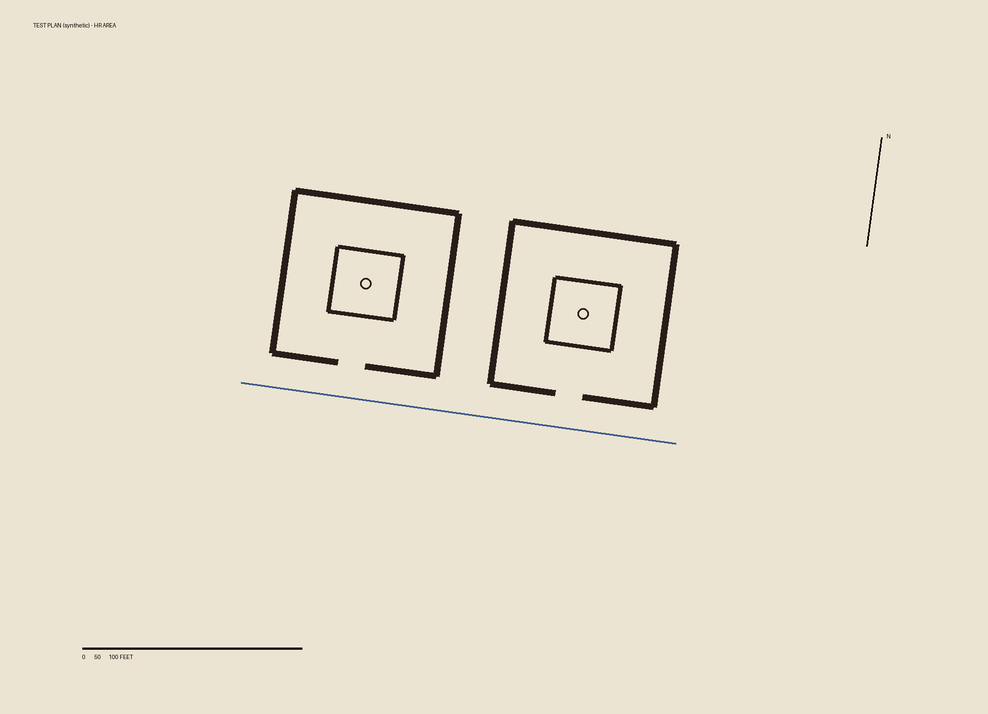
#> input picture tools/tracer/sample-plan.png, 988 x 714 px, shrunk from 1800 x 1300 before the run
$ python autotrace.py tracer/sample-plan.png out.png --mpp 1.0 --anchor-px 1.0 1.0 --anchor-scene 1.0 1.0
#> lines starting #> are read from the running program, lines starting #| are printed output that depends on the picture; after the words box and inside, x2 and y2 are one past the last pixel; in counts of white or black regions, pixels touching at a corner belong together
"""
First-pass automatic tracing of solid black walls on an excavation plan.

Finds the filled black walls, drops thin lines and lettering, and splits the walls
into rectangles. Each rectangle becomes a two-point "wall" in the tracer's JSON format,
so the result can be opened and corrected in the plan tracer
(http://localhost:5173/tools/tracer/ : open the plan image, then "Open JSON").

It only finds walls drawn as solid black. Walls drawn in outline, wells, drains and
anything faint must be added by hand in the tracer. Always review the result.

Requires: Python 3, numpy, scipy, pillow
Usage:
  python tools/autotrace.py PLATE_IMAGE OUT.json --mpp 0.1555 \
      --anchor-px 680 604 --anchor-scene -98.5 -244.2 \
      --source "Mackay 1938" --plate XVIII --area DK-G --page 50 \
      --exclude 500,460,650,780
"""

import argparse
import json
from datetime import datetime, timezone

import numpy as np
import scipy.ndimage as nd
from PIL import Image


def wall_mask(gray, dark=95, min_thick=3, min_area=30):
    # soften JPEG noise first, so wall edges come out straight
    gray = nd.median_filter(gray, size=3)
    m = gray < dark
    # walls are at least min_thick px thick: an opening removes text strokes and thin lines
    m = nd.binary_opening(m, structure=np.ones((min_thick, min_thick)))
    lab, n = nd.label(m)
    if n:
        sizes = nd.sum(m, lab, range(1, n + 1))
        keep = np.isin(lab, 1 + np.where(sizes >= min_area)[0])
        m &= keep
    # straighten ragged edges: fill one-pixel notches, then trim one-pixel bumps
    m = nd.binary_closing(m, structure=np.ones((3, 3)))
    m = nd.median_filter(m.astype(np.uint8), size=3).astype(bool)
    return m


# [45 lines left out: functions drop_glyphs, dominant_angle, not called in this run]


def line_walls(mask, max_gap=10, min_len=6):
    """Find walls as centre lines at any angle: thin the mask to a skeleton, detect
    straight lines on it, measure each line's thickness from the distance to the
    wall edge, then join pieces that continue each other."""
    import cv2
    from skimage.morphology import skeletonize

    sk = skeletonize(mask)
    dist = nd.distance_transform_edt(mask)
    raw = cv2.HoughLinesP(sk.astype(np.uint8) * 255, 1, np.pi / 360, threshold=6,
                          minLineLength=min_len, maxLineGap=max_gap)
    if raw is None:
        return []
    h, w = mask.shape

    def width_of(x0, y0, x1, y1):
        n = max(2, int(np.hypot(x1 - x0, y1 - y0) / 2))
        xs = np.linspace(x0, x1, n).round().astype(int).clip(0, w - 1)
        ys = np.linspace(y0, y1, n).round().astype(int).clip(0, h - 1)
        return 2 * float(np.median(dist[ys, xs])) + 1.0  # the skeleton sits on a pixel centre

    segs = []
    for x0, y0, x1, y1 in raw.reshape(-1, 4).astype(float):
        wd = width_of(x0, y0, x1, y1)
        length = np.hypot(x1 - x0, y1 - y0)
        if wd < 2.5 or length < 0.6 * wd:
            continue  # thin lines, or stubs where the skeleton cuts across a corner
        segs.append([x0, y0, x1, y1, wd])

    # [17 lines left out: function open_sides, not called in this run]

    # join pieces that continue each other: same direction, ends close, similar width
    def angle(sg):
        return np.arctan2(sg[3] - sg[1], sg[2] - sg[0]) % np.pi

    merged = True
    while merged:
        merged = False
        segs.sort(key=lambda sg: (round(angle(sg), 1), min(sg[0], sg[2]), min(sg[1], sg[3])))
        out = []
        for sg in segs:
            joined = False
            for o in out[-25:]:
                da = abs(angle(o) - angle(sg))
                da = min(da, np.pi - da)
                if da > np.radians(4) or abs(o[4] - sg[4]) > 0.45 * max(o[4], sg[4]):
                    continue
                pts = [(o[0], o[1]), (o[2], o[3]), (sg[0], sg[1]), (sg[2], sg[3])]
                gap = min(np.hypot(a[0] - b[0], a[1] - b[1]) for a in pts[:2] for b in pts[2:])
                # the new piece must lie on the line of the old one
                ux, uy = np.cos(angle(o)), np.sin(angle(o))
                off = max(abs((p[0] - o[0]) * uy - (p[1] - o[1]) * ux) for p in pts[2:])
                if gap > max_gap + o[4] or off > 0.6 * max(o[4], sg[4]):
                    continue
                proj = [(p[0] - o[0]) * ux + (p[1] - o[1]) * uy for p in pts]
                lo, hi = min(proj), max(proj)
                o[0], o[1] = o[0] + ux * lo, o[1] + uy * lo
                o[2], o[3] = o[0] + ux * (hi - lo), o[1] + uy * (hi - lo)
                o[4] = (o[4] + sg[4]) / 2
                joined = merged = True
                break
            if not joined:
                out.append(list(sg))
        segs = out

    # walls run in two (nearly square) directions; short pieces at odd angles are
    # artefacts where the skeleton cuts across a junction
    if segs:
        ang = np.array([angle(sg) % (np.pi / 2) for sg in segs])
        lens = np.array([np.hypot(sg[2] - sg[0], sg[3] - sg[1]) for sg in segs])
        hist, edges = np.histogram(ang, bins=90, range=(0, np.pi / 2), weights=lens)
        grid = (edges[hist.argmax()] + edges[hist.argmax() + 1]) / 2
        keep = []
        for sg, a, ln in zip(segs, ang, lens):
            dev = abs(a - grid)
            dev = min(dev, np.pi / 2 - dev)
            if dev > np.radians(12) and ln < 4 * sg[4]:
                continue
            # a slanted line inside a solid block of wall is the skeleton cutting a
            # corner, not a wall: a real slanted wall has open ground on both sides
            if dev > np.radians(6) and open_sides(sg) < 0.4:
                continue
            keep.append(sg)
        segs = keep
    return segs


def split_on_gaps(segs, ink, min_gap):
    """Cut each wall where its centre line crosses blank paper for at least min_gap
    pixels: on the plans those gaps are doorways and passages, which joining pieces
    of line can wrongly close. Lines that mostly cross blank paper (stray strokes
    across a room) fall apart into short bits and are dropped."""
    h, w = ink.shape
    out = []
    for x0, y0, x1, y1, wd in segs:
        length = np.hypot(x1 - x0, y1 - y0)
        n = max(2, int(length) + 1)
        ux, uy = (x1 - x0) / max(length, 1e-6), (y1 - y0) / max(length, 1e-6)
        nx, ny = -uy, ux
        r = max(1, int(wd * 0.25))
        on = np.zeros(n, bool)
        for i in range(n):
            t = i * length / (n - 1)
            cx, cy = x0 + ux * t, y0 + uy * t
            for k in range(-r, r + 1):
                px = int(round(cx + nx * k))
                py = int(round(cy + ny * k))
                if 0 <= px < w and 0 <= py < h and ink[py, px]:
                    on[i] = True
                    break
        # runs of ink, with short breaks (scan noise, thin lines) bridged
        pieces = []
        i = 0
        while i < n:
            if not on[i]:
                i += 1
                continue
            s = i
            while i < n:
                if on[i]:
                    i += 1
                    continue
                j = i
                while j < n and not on[j]:
                    j += 1
                if j - i >= min_gap or j >= n:
                    break
                i = j
            pieces.append((s, i - 1))
        for a, b in pieces:
            ta, tb = a * length / (n - 1), b * length / (n - 1)
            if tb - ta < max(0.6 * wd, min_gap):
                continue
            out.append([x0 + ux * ta, y0 + uy * ta, x0 + ux * tb, y0 + uy * tb, wd])
    return out


# [61 lines left out: functions rectangles, merge_columns, merge_rows, not called in this run]


def write(args, walls, mask):
    ax, ay = args.anchor_px
    data = {
        'format': 'lost-cities-trace/1',
        'meta': {
            'source': args.source,
            'plate': args.plate,
            'page': args.page,
            'area': args.area,
            'level': args.level,
            'image': args.image.split('/')[-1],
            'method': 'autotrace.py first pass (solid black walls only); review in the tracer',
        },
        'calibration': {
            'mPerPx': args.mpp,
            'north': [[ax, ay + 100], [ax, ay]],
            'anchor': {'px': [ax, ay], 'scene': list(args.anchor_scene)},
        },
        'walls': walls,
        'drains': [],
        'wells': [],
        'savedAt': datetime.now(timezone.utc).isoformat(),
    }
    with open(args.out, 'w') as f:
        json.dump(data, f, separators=(',', ':'))
    print(f'{len(walls)} wall pieces from {int(mask.sum())} wall pixels -> {args.out}')


def main():
    ap = argparse.ArgumentParser()
    ap.add_argument('image')
    ap.add_argument('out')
    ap.add_argument('--mpp', type=float, required=True, help='metres per pixel')
    ap.add_argument('--anchor-px', type=float, nargs=2, required=True)
    ap.add_argument('--anchor-scene', type=float, nargs=2, required=True)
    ap.add_argument('--source', default='Mackay 1938')
    ap.add_argument('--plate', default='')
    ap.add_argument('--area', default='')
    ap.add_argument('--page', default='')
    ap.add_argument('--level', default='')
    ap.add_argument('--exclude', action='append', default=[], help='x0,y0,x1,y1 pixel box to ignore (legend, title)')
    ap.add_argument('--dark', type=int, default=95)
    ap.add_argument('--min-thick', type=int, default=3)
    ap.add_argument('--min-rect', type=float, default=0.35, help='drop rectangles shorter than this many metres')
    ap.add_argument('--drop-glyphs', type=int, default=0, help='remove letter-shaped blobs up to this many px across')
    ap.add_argument('--rotate', default='auto', help="rect method: straighten walls first: 'auto', 'none' or degrees")
    ap.add_argument('--door-gap', type=float, default=0.5, help='lines method: cut walls where the plan shows blank paper for this many metres (doorways); 0 to turn off')
    ap.add_argument('--method', default='lines', choices=['lines', 'rects'], help='lines: centre lines at any angle (default); rects: upright boxes')
    args = ap.parse_args()

    gray = np.asarray(Image.open(args.image).convert('L'))
    mask = wall_mask(gray, dark=args.dark, min_thick=args.min_thick)
#> in wall_mask, `m = gray < dark`:
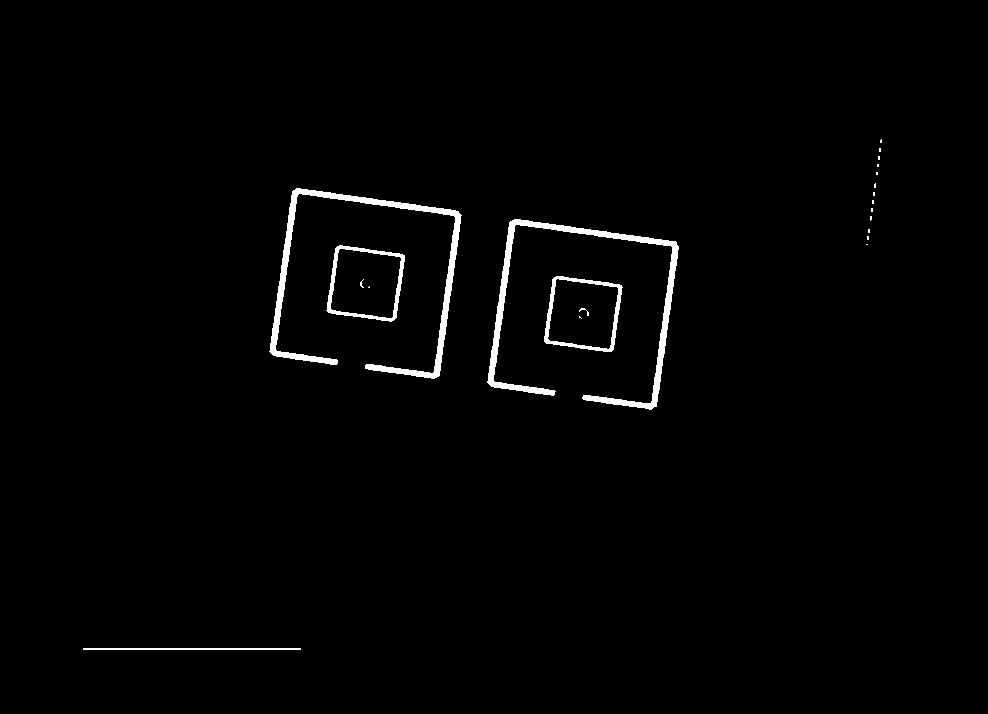
#> m: shape (714, 988) bool; 1.4% white; 22 white regions (16 under 20 px), largest, box (x1, y1, x2, y2) and area: (269, 188, 462, 379) 3806, (487, 219, 679, 410) 3799, (544, 276, 623, 352) 992, (326, 245, 405, 322) 989, (83, 648, 301, 650) 436, (579, 308, 589, 316) 23
#> in wall_mask, `m = nd.binary_opening(m, structure=np.ones((min_thick, min_thick)))`:
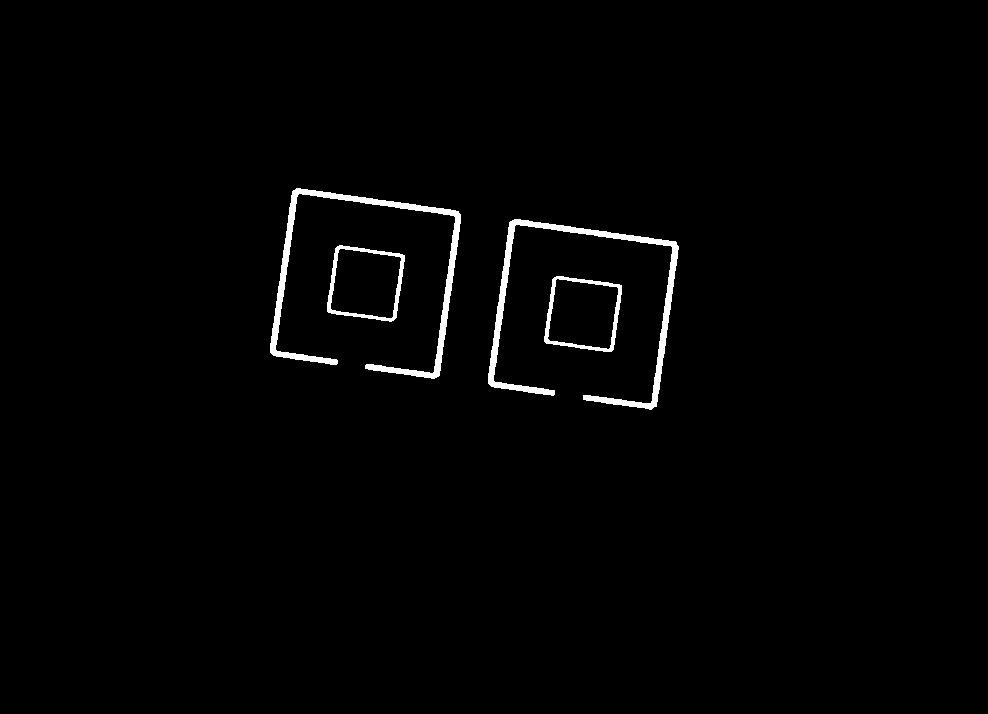
#> m: shape (714, 988) bool; 1.4% white; 4 white regions, box (x1, y1, x2, y2) and area: (270, 188, 461, 379) 3804, (488, 219, 679, 410) 3794, (544, 276, 622, 352) 991, (327, 245, 405, 322) 988
#> in wall_mask, `lab, n = nd.label(m)`: n = 4
#> in wall_mask, `sizes = nd.sum(m, lab, range(1, n + 1))`: sizes = [3804, 3794, 988, 991]
    for box in args.exclude:
        x0, y0, x1, y1 = (int(v) for v in box.split(','))
        mask[y0:y1, x0:x1] = False

    if args.drop_glyphs:
        mask, n = drop_glyphs(mask, args.drop_glyphs)
        print(f'dropped {n} letter-shaped blobs')

    if args.method == 'lines':
        walls = []
        segs = line_walls(mask)
#> in line_walls, `sk = skeletonize(mask)`:
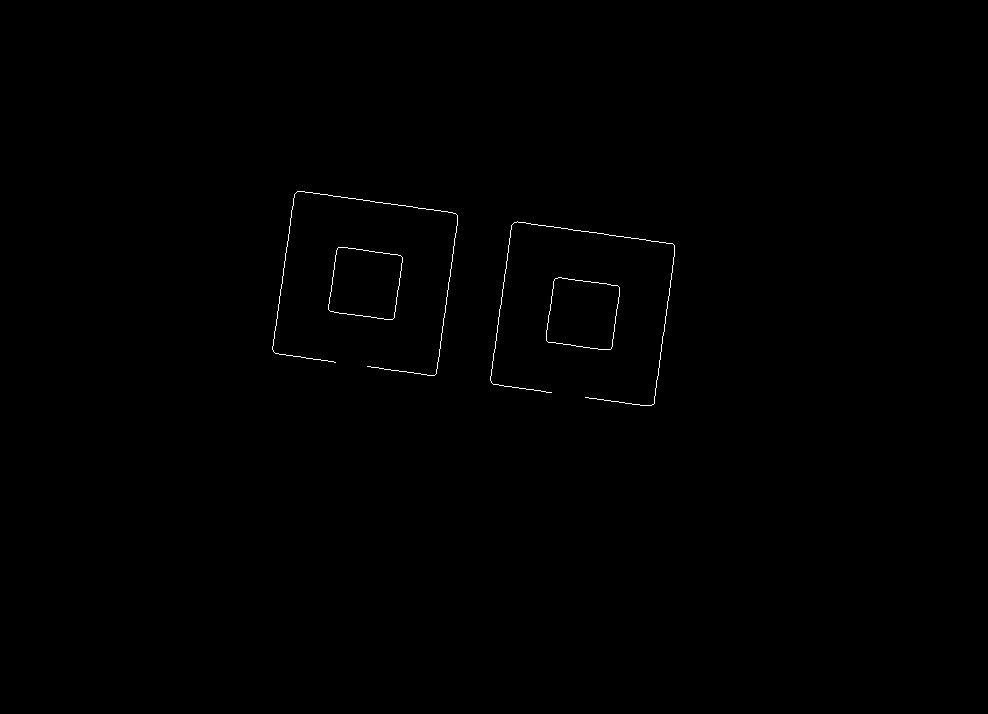
#> sk: shape (714, 988) bool; 0.24% white in thin lines or dots, all inside (x1, y1, x2, y2) = (272, 191, 675, 406)
#> in line_walls, `raw = cv2.HoughLinesP(sk.astype(np.uint8) * 255, 1, np.pi / 360, thres..`: raw = 39 rows, first 6: [654, 403, 674, 247], [275, 353, 335, 362], [493, 384, 551, 392], [272, 349, 294, 194], [517, 221, 672, 243], [393, 318, 402, 257]
#> the loop in line_walls, `for x0, y0, x1, y1 in raw.reshape(-1, 4).astype(float):` made 39 passes
#> (x0, y0, x1, y1, n in width_of, wd, length) on passes 1 to 8: (654, 403, 674, 247, 78, 7, 157.3), (275, 353, 335, 362, 30, 7, 60.67), (493, 384, 551, 392, 29, 7, 58.55), (272, 349, 294, 194, 78, 7, 156.6), (517, 221, 672, 243, 78, 7, 156.6), (393, 318, 402, 257, 30, 5, 61.66), (436, 373, 450, 269, 52, 7, 104.9), (490, 380, 511, 225, 78, 7, 156.4)
#> after the loop in line_walls, `for x0, y0, x1, y1 in raw.reshape(-1, 4).astype(float):`: segs = 39 items, first 6: [654, 403, 674, 247, 7], [275, 353, 335, 362, 7], [493, 384, 551, 392, 7], [272, 349, 294, 194, 7], [517, 221, 672, 243, 7], [393, 318, 402, 257, 5]
#> segs = 19 items, first 6: [275, 353, 335, 362, 7], [297, 191, 456.2, 212.8, 7], [330, 311, 391, 319, 5], [338, 247, 400.1, 254.4, 5], [367, 365.9, 431, 375, 7], [493, 384, 551, 392, 7]
        if args.door_gap > 0:
            # anything clearly darker than the paper counts as drawn (walls in any style)
            paper = np.percentile(gray, 90)
#> paper = 228
            ink = gray < paper - 40
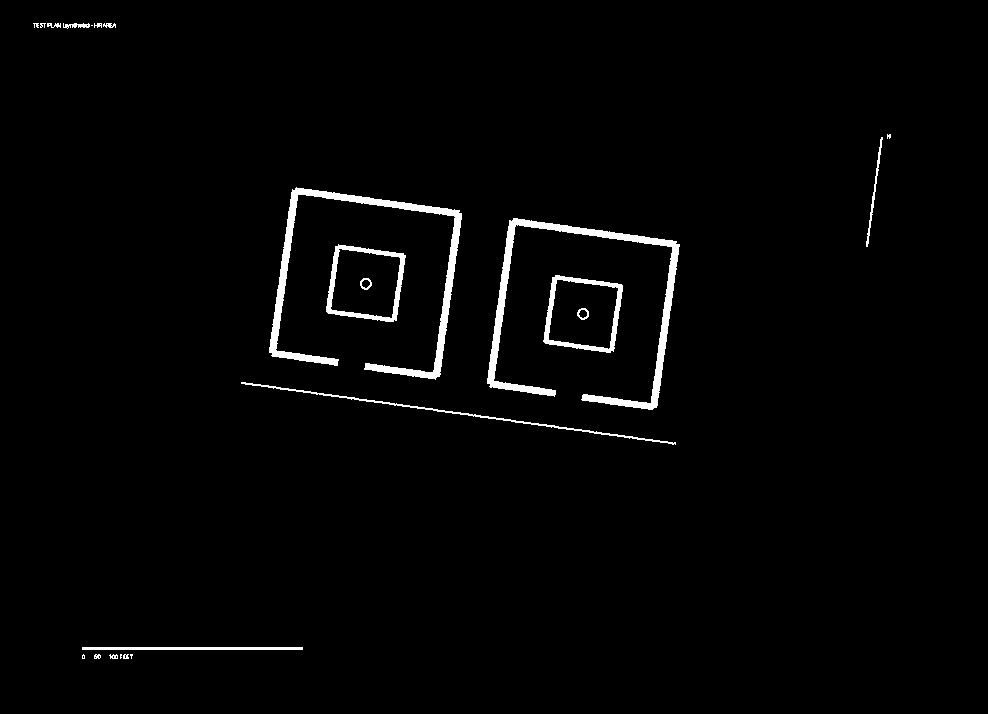
#> ink: shape (714, 988) bool; 1.9% white; 23 white regions (7 under 20 px), largest, box (x1, y1, x2, y2) and area: (269, 187, 462, 380) 4414, (487, 218, 680, 410) 4406, (326, 244, 406, 322) 1244
            for box in args.exclude:
                x0, y0, x1, y1 = (int(v) for v in box.split(','))
                ink[y0:y1, x0:x1] = False
            before = len(segs)
#> before = 19
            segs = split_on_gaps(segs, ink, max(2, round(args.door_gap / args.mpp)))
#> the loop in split_on_gaps, `for x0, y0, x1, y1, wd in segs:` made 19 passes
#> (x0, y0, x1, y1, wd, length, n, ux) on passes 1 to 8: (275, 353, 335, 362, 7, 60.67, 61, 0.989), (297, 191, 456.2, 212.8, 7, 160.7, 161, 0.991), (330, 311, 391, 319, 5, 61.52, 62, 0.992), (338, 247, 400.1, 254.4, 5, 62.51, 63, 0.993), (367, 365.9, 431, 375, 7, 64.63, 65, 0.99), (493, 384, 551, 392, 7, 58.55, 59, 0.991), (515, 222, 673, 244, 7, 159.5, 160, 0.99), (558, 277, 617, 285, 5, 59.54, 60, 0.991)
#> after the loop in split_on_gaps, `for x0, y0, x1, y1, wd in segs:`: out has the same summary as segs in main
            print(f'doorways: {before} lines became {len(segs)} after cutting at gaps over {args.door_gap} m')
#| doorways: 19 lines became 19 after cutting at gaps over 0.5 m
        for i, (x0, y0, x1, y1, wd) in enumerate(segs, start=1):
            if np.hypot(x1 - x0, y1 - y0) * args.mpp + wd * args.mpp < args.min_rect:
                continue
            walls.append({
                'id': i,
                'points': [[round(x0, 1), round(y0, 1)], [round(x1, 1), round(y1, 1)]],
                'width': round(wd * args.mpp, 3),
                'preserved': 1.0,
                'certainty': 'excavated',
                'auto': True,
            })
#> this loop made 19 passes
#> after the loop, walls = 19 items
        write(args, walls, mask)
#| 19 wall pieces from 9578 wall pixels -> out.png
        return

    # straighten: rotate so each family of walls runs along the pixel axes, split into
    # rectangles, then rotate the pieces back. North-south and east-west walls are
    # handled in separate passes, because their slants can differ slightly on a scan.
    H0, W0 = mask.shape
    passes = []
    if args.rotate == 'none':
        passes = [(0.0, None)]
    elif args.rotate == 'auto':
        a_ns = dominant_angle(mask, 0)
        # the two wall directions are close to square: search near the first angle
        a_ew = dominant_angle(mask, 1, center=a_ns, span=3.0)
        print(f'wall angles: north-south {a_ns:.2f}, east-west {a_ew:.2f} degrees')
        passes = [(a_ns, 'tall'), (a_ew, 'wide')]
    else:
        passes = [(float(args.rotate), None)]

    pieces = []  # (rect, back-mapping function)
    for angle, keep in passes:
        m = nd.rotate(mask.astype(np.uint8) * 255, angle, reshape=True, order=1) > 127 if angle else mask
        H1, W1 = m.shape
        t = np.radians(angle)
        c, s_ = np.cos(t), np.sin(t)

        # [4 lines left out: function back, not called in this run]

        rects = rectangles(m)
        for _ in range(3):
            rects = merge_rows(merge_columns(rects))
        rects = [r for r in rects if min(r[2] - r[0], r[3] - r[1]) >= 2]
        for r in rects:
            w = r[2] - r[0]
            h = r[3] - r[1]
            if keep == 'tall' and w > h:
                continue
            if keep == 'wide' and h >= w:
                continue
            pieces.append((r, back))

    walls = []
    next_id = 1
    for (x0, y0, x1, y1), back in pieces:
        w = x1 - x0
        h = y1 - y0
        if max(w, h) * args.mpp < args.min_rect:
            continue
        cx = (x0 + x1) / 2
        cy = (y0 + y1) / 2
        if w >= h:
            half = h / 2
            pts = [[x0 + half, cy], [max(x1 - half, x0 + half + 0.4), cy]]
            width = h * args.mpp
        else:
            half = w / 2
            pts = [[cx, y0 + half], [cx, max(y1 - half, y0 + half + 0.4)]]
            width = w * args.mpp
        pts = [back(*p) for p in pts]
        walls.append({
            'id': next_id,
            'points': [[round(p[0], 1), round(p[1], 1)] for p in pts],
            'width': round(width, 3),
            'preserved': 1.0,
            'certainty': 'excavated',
            'auto': True,
        })
        next_id += 1

    write(args, walls, mask)


if __name__ == '__main__':
    main()
